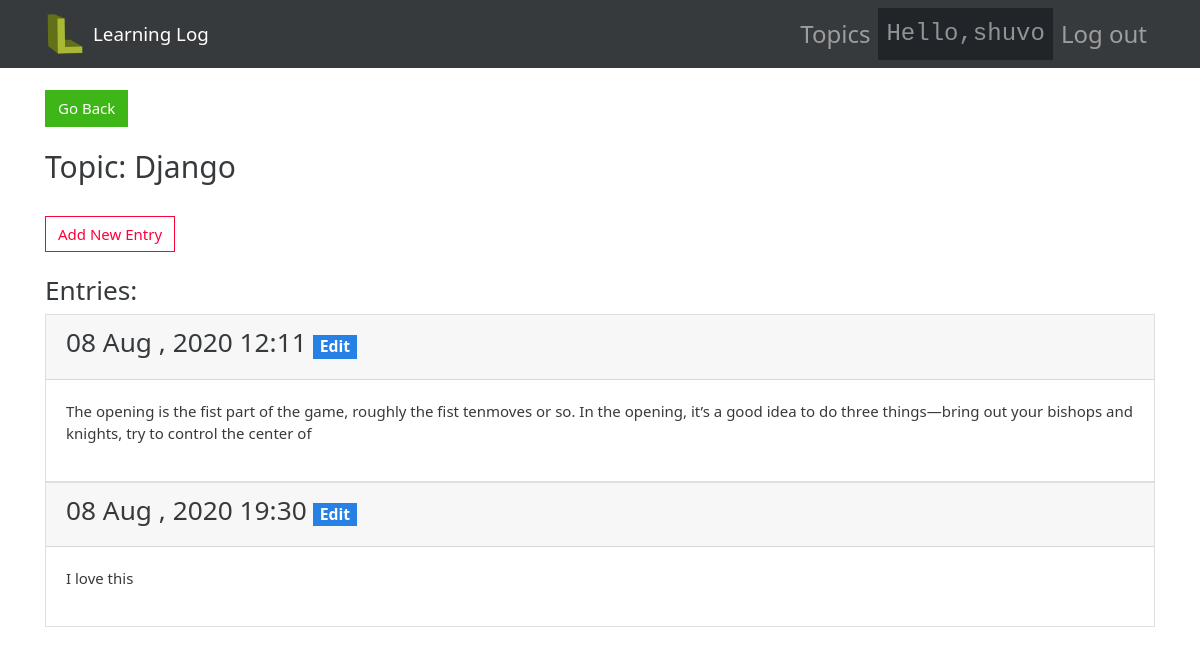
The page /topics/1/ (signed in) on the database its author committed.
### learning_logs/models.py (models this page shows, shortened)
class Topic(models.Model):
    text = models.CharField(max_length = 200)
    date_added = models.DateTimeField(auto_now_add = True)
    owner = models.ForeignKey(User,on_delete = models.CASCADE)
    def __str__(self):
        return self.text

class Entry(models.Model):
    topic = models.ForeignKey(Topic,on_delete = models.CASCADE)
    text = models.TextField()
    date_added = models.DateTimeField(auto_now_add = True)
    class Meta:
        verbose_name_plural = 'entries'

### learning_logs/views.py (the view)
# urls.py: path('topics/<int:topic_id>/', views.topic,name = 'topic'),
@login_required
def topic(request,topic_id):
    topic = Topic.objects.get(id = topic_id)
    if topic.owner != request.user:
        raise Http404('Please add entry to see them.')
    entries = topic.entry_set.all()
    context = {
        'topic':topic,
        'entries':entries,
    }
    return render(request,'learning_logs/topic.html',context)

### learning_logs/templates/learning_logs/topic.html (shortened to what this page needs)
{% extends 'learning_logs/base.html' %}
{% block header %}
<a href="{% url 'learning_logs:topics' %}" class="btn btn-success">Go Back</a>
<br> <br>
<h2>Topic: {{ topic }}</h2>
<br>
{% endblock header %}
{% block content %}
<a href="{% url 'learning_logs:new_entry' topic.id %}" class="btn btn-outline-danger">
    Add New Entry
</a>
<br>
<br>
<h3>Entries:</h3>
{% for entry in entries %}
<div class="card">
    <div class="card-header">
        <h3>
            {{ entry.date_added|date:'d M , Y H:i' }}
            <small>
                <span class="badge badge-primary">
                    <a class="text-white" href="{% url 'learning_logs:edit_entry' entry.id %}">
                        Edit
                    </a>
                </span>
            </small>
        </h3>
    </div>
    <div class="card-body">
        {{ entry.text|linebreaks }}
    </div>
</div>
{% empty %}
<p class="lead">You haven't add any entry yet. Add entries to see them.</p>
{% endfor %}
{% endblock %}

### learning_logs/templates/learning_logs/base.html (shortened to what this page needs)
{% load static %}
<!DOCTYPE html>
<html lang="en">
<head>
     <link rel="stylesheet" href="{% static 'learning_logs/css/cosmo.css' %}">
    <link rel="stylesheet" href="{% static 'learning_logs/css/style.css' %}" >
</head>
<body>
     <br>
     <nav class="navbar navbar-dark bg-dark fixed-top navbar-expand-md ">
        <div class="container">
            <a href="{% url 'learning_logs:index' %}">
                <img src="{% static 'learning_logs/img/ll.ico' %}" width="40" height="40" class="mr-2">
            </a>
            <a class="navbar-brand" href="{% url 'learning_logs:index' %}">Learning Log</a>
            <div id="display" class="collapse navbar-collapse">
                <ul class="navbar-nav active ml-auto">
                    <li class="nav-item">
                        <a class="nav-link" href="{% url 'learning_logs:topics' %}">Topics</a>
                    </li>
                    {% if user.is_authenticated %}
                    <li class="nav-item">
                        <kbd class="nav-link" >Hello,{{ user.username }}</kbd>
                    </li>
                    <li>
                        <a class="nav-link" href="{% url 'logout' %}">Log out</a>
                    </li>
                    {% else %}
                        <a class="nav-link" href="{% url 'login' %}">Log in</a>
                        <a class="nav-link" href="{% url 'users:signup' %}">Sign Up</a>
                    {% endif %}
                </ul>
            </div>
        </div>
    </nav>
        <br>
        <br>
        <br>
   <div class="container">
       <div class="page-header">
            {% block header %}
            {% endblock header %}
       </div>
       <div>
            {% block content %}
            {% endblock content %}
       </div>
   </div>
</body>
</html>

### learning_logs/static/learning_logs/css/style.css (style rules this page uses)
.nav-link { font-size: 1.5rem; }

### rows shown on the page
Topic: text "Django"
Entry: date_added "08 Aug , 2020 12:11", text "The opening is the fist part of the game, roughly the fist tenmoves or so. In the opening, it’s a good idea to do three things—bring out your bishops and knights, try to control the center of"
Entry: date_added "08 Aug , 2020 19:30", text "I love this"

### other values the page prints
{{ user.username }} "shuvo"
